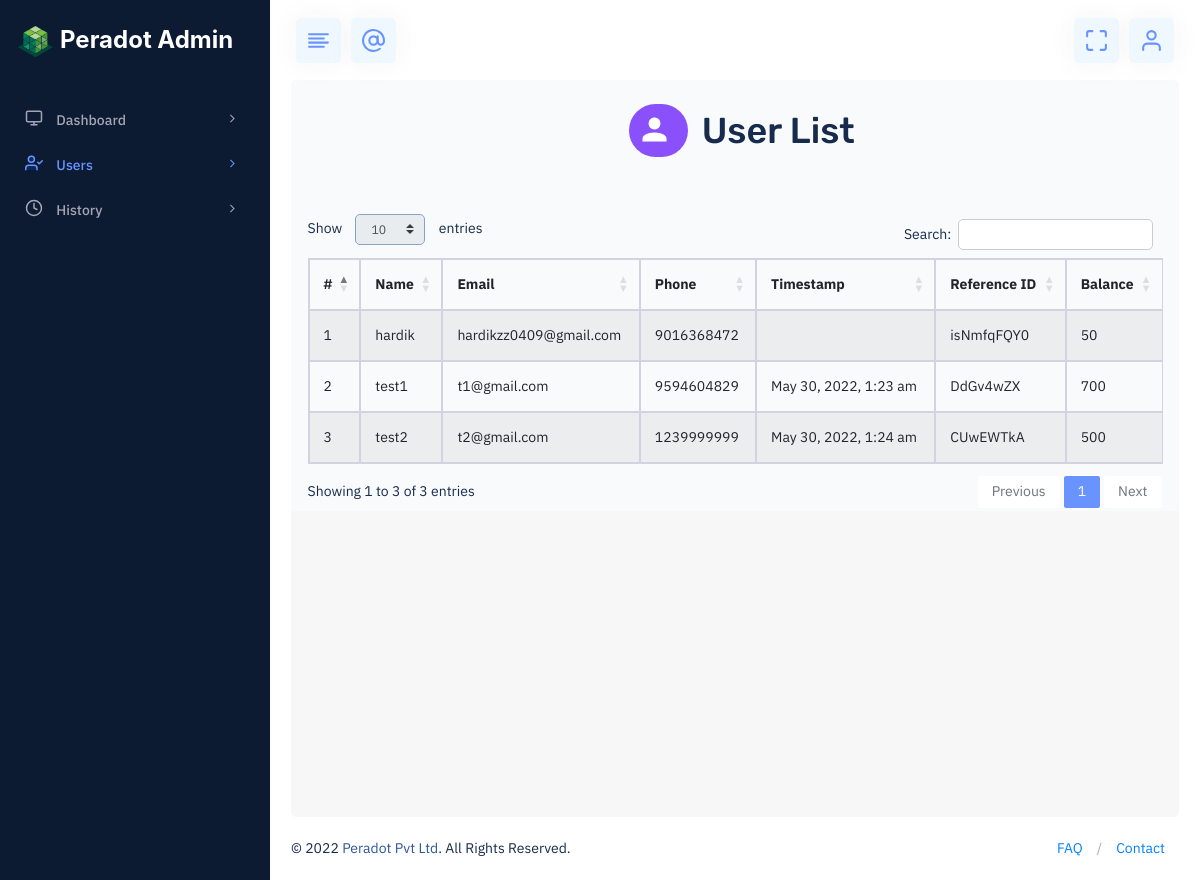
Before: /Dashboard/main-semi-light/user.php (signed in) with the older database file.
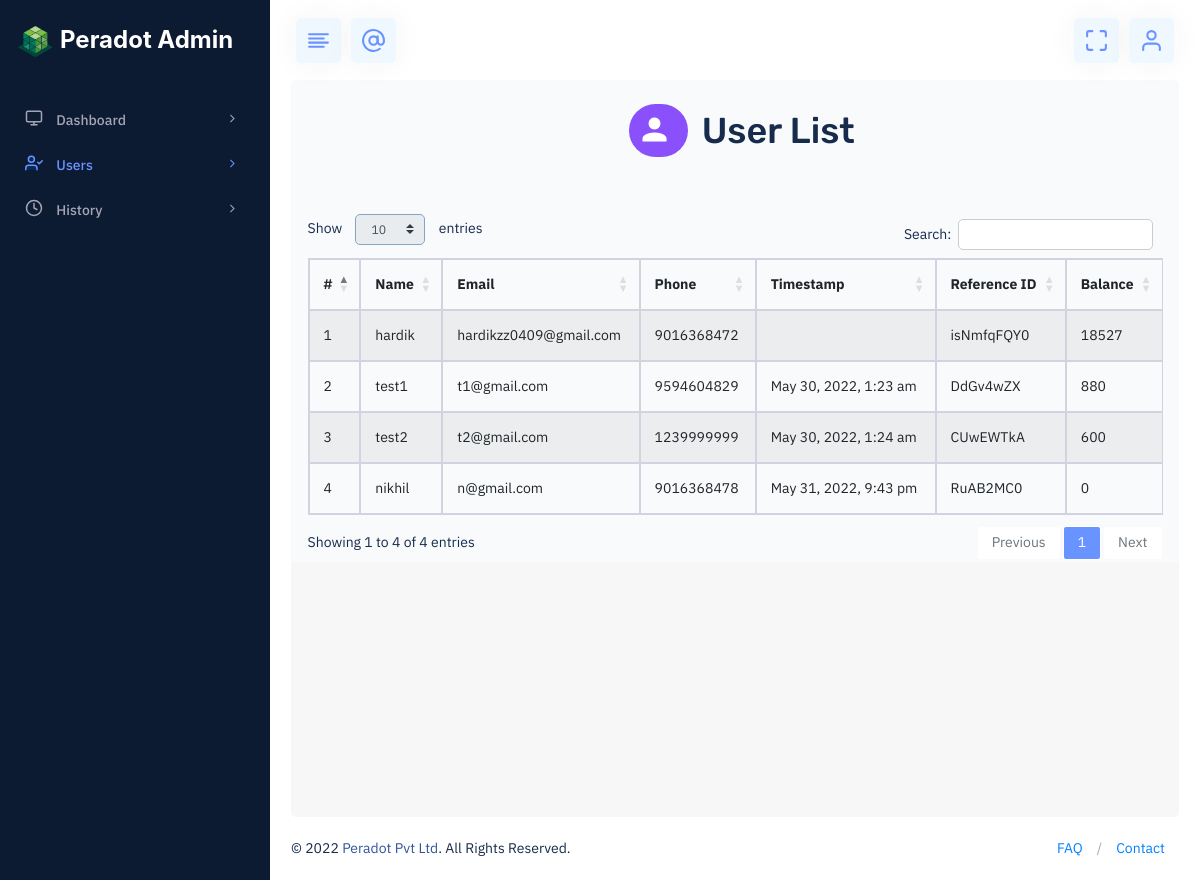
After: the same page with the newer database file.
### tables this page shows
CREATE TABLE `users` (
  `id` int(11) NOT NULL,
  `username` varchar(255) NOT NULL,
  `email` varchar(255) NOT NULL,
  `phone` varchar(255) NOT NULL,
  `password` varchar(255) NOT NULL,
  `status` enum('0','1') NOT NULL DEFAULT '1',
  `timestamp` varchar(255) NOT NULL,
  `metamask` varchar(255) NOT NULL,
  `withdraw` int(11) NOT NULL DEFAULT 0,
  `deposit` int(11) NOT NULL DEFAULT 0,
  `reward` int(11) NOT NULL,
  `days` int(11) NOT NULL,
  `amount` int(11) NOT NULL DEFAULT 0,
  `reference_id` varchar(255) NOT NULL,
  `admin` enum('0','1') NOT NULL DEFAULT '0'
);

### Dashboard/main-semi-light/user.php (the view, shortened to what this page needs)
<?php
include '../../function.php';
?>
<!DOCTYPE html>
<html lang="en">
<head>
    <link rel="stylesheet" href="css/vendors_css.css" />
    <link href="https://www.amcharts.com/lib/3/plugins/export/export.css" rel="stylesheet" type="text/css" />
    <link rel="stylesheet" href="https://cdnjs.cloudflare.com/ajax/libs/twitter-bootstrap/4.5.2/css/bootstrap.css">
    <link rel="stylesheet" href="https://cdn.datatables.net/1.12.1/css/dataTables.bootstrap4.min.css">
    <link rel="stylesheet" href="css/style.css" />
    <link rel="stylesheet" href="css/skin_color.css" />
    <link rel="stylesheet" href="css/custom2.css" />
</head>
<body class="hold-transition light-skin sidebar-mini theme-primary fixed">
    <div class="wrapper">
        <header class="main-header">
        <div class="d-flex align-items-center logo-box justify-content-start">
          <a href="index.php" class="logo" style="text-decoration: none;">
            <div class="logo-mini w-40 m-auto">
              <span class="light-logo"
                ><img src="../images/logo.png" alt="logo"
              /></span>
            </div>
            <div class="logo-lg align-items-center m-auto ">
              <h3 class="title text-bold text-center" style="color: white; font-family: -apple-system,BlinkMacSystemFont,'Segoe UI',Roboto,'Helvetica Neue',Arial,sans-serif,'Apple Color Emoji','Segoe UI Emoji','Segoe UI Symbol'">Peradot Admin</h3>
            </div>
          </a>
        </div>
            <nav class="navbar navbar-static-top">
              <div class="app-menu">
                <ul class="header-megamenu nav">
                  <li class="btn-group nav-item">
                    <a
                      href="#"
                      class="waves-effect waves-light nav-link push-btn btn-primary-light"
                      data-toggle="push-menu"
                      role="button"
                    >
                      <i data-feather="align-left"></i>
                    </a>
                  </li>
                  <li class="btn-group nav-item d-none d-xl-inline-block">
                    <a
                      href=""
                      class="waves-effect waves-light nav-link svg-bt-icon btn-primary-light"
                      title="Mailbox"
                    >
                      <i data-feather="at-sign"></i>
                    </a>
                  </li>
                </ul>
              </div>
              <div class="navbar-custom-menu r-side">
                <ul class="nav navbar-nav">
                  <li class="btn-group nav-item d-lg-inline-flex d-none">
                    <a
                      href="#"
                      data-provide="fullscreen"
                      class="waves-effect waves-light nav-link full-screen btn-primary-light"
                      title="Full Screen"
                    >
                      <i data-feather="maximize"></i>
                    </a>
                  </li>
                  <li class="dropdown user user-menu">
                    <a
                      href="#"
                      class="waves-effect waves-light dropdown-toggle btn-primary-light"
                      data-bs-toggle="dropdown"
                      title="User"
                    >
                      <i data-feather="user"></i>
                    </a>
                  </li>
                </ul>
              </div>
            </nav>
          </header>
        <aside class="main-sidebar">
            <section class="sidebar position-relative">
                <div class="multinav">
                    <div class="multinav-scroll" style="height: 100%">
                        <ul class="sidebar-menu" data-widget="tree">
                            <li class="">
                                <a href="admin.php">
                                    <i data-feather="monitor"></i>
                                    <span>Dashboard</span>
                                    <span class="pull-right-container">
                                        <i class="fa fa-angle-right pull-right"></i>
                                    </span>
                                </a>
                            </li>
                            <li class="active">
                                <a href="user.php">
                                    <i data-feather="user-check"></i>
                                    <span>Users</span>
                                    <span class="pull-right-container">
                                        <i class="fa fa-angle-right pull-right"></i>
                                    </span>
                                </a>
                            </li>
                            <li class="">
                                <a href="history.php">
                                <i data-feather="clock" ></i>
                                    <span>History</span>
                                    <span class="pull-right-container">
                                        <i class="fa fa-angle-right pull-right"></i>
                                    </span>
                                </a>
                            </li>
                        </ul>
                    </div>
                </div>
            </section>
        </aside>
        <div class="content-wrapper">
            <div class="container-full">
                <section class="content">
                    <div class="row">
                        <div class="col-xl-12">
                            <div class="row">
                                <div class="col-12 text-center my-2">
                                    <h1 class="fw-500 m-0 text-center"><i
                                            class="mx-3 mdi mdi-account btn-rounded btn-info down_box">
                                        </i> User List</h1>
                                </div>
                            </div>
                            <div class="row mt-55">
                            <div class="table-responsive">
                                <table class="table table-striped table-bordered" id="tablez">
                                    <thead>
                                        <tr>
                                            <th>#</th>
                                            <th>Name</th>
                                            <th>Email</th>
                                            <th>Phone</th>
                                            <th>Timestamp</th>
                                            <th>Reference ID</th>
                                            <th>Balance</th>
                                        </tr>
                                    </thead>
                                    <tbody>
                                                    <?php
                                                        $res=mysqli_query($con,"SELECT * FROM users WHERE admin = '0'");
                                                        $i=1;
                                                        while($row=mysqli_fetch_assoc($res)){
                                                    ?>
                                                        <tr>
                                                            <td><?php echo $i++ ?></td>
                                                            <td><?php echo $row['username']?></td>
                                                            <td><?php echo $row['email']?></td>
                                                            <td><?php echo $row["phone"] ?></td>
                                                            <td><?php echo $row['timestamp']?></td>
                                                            <td><?php echo $row['reference_id']?></td>
                                                            <td><?php echo $row['amount']?></td>
                                                        </tr>
                                                       <?php } ?>
                                                    </tbody>
                                </table>
                            </div>
                        </div>
                        </div>
                    </div>
                </section>
            </div>
        </div>
        <footer class="main-footer">
            <div class="pull-right d-none d-sm-inline-block">
                <ul class="nav nav-primary nav-dotted nav-dot-separated justify-content-center justify-content-md-end">
                    <li class="nav-item">
                        <a class="nav-link" href="javascript:void(0)">FAQ</a>
                    </li>
                    <li class="nav-item">
                        <a class="nav-link" href="" target="_blank">Contact</a>
                    </li>
                </ul>
            </div>
            &copy; 2022
            <a href="">Peradot Pvt Ltd</a>.
            All Rights Reserved.
        </footer>
</body>
</html>

### Dashboard/main-semi-light/css/skin_color.css (style rules this page uses)
.light-skin .main-sidebar { border-right: 0px solid rgba(72, 94, 144, 0.16); background-color: #0c1a32; }
.light-skin .sidebar-menu > li:hover > a, .light-skin .sidebar-menu > li:active > a, .light-skin .sidebar-menu > li.active > a { color: #172b4c; }
.light-skin .sidebar-menu > li.active > a { background-color: #172b4c; color: #ffffff; }
.light-skin .sidebar-menu > li.active > a:after { content: " "; position: absolute; right: 0; top: 0; display: none; width: 0; height: 0; border-style: solid; border-width: 22px 10px 22px 0; border-color: transparent #fafafa transparent transparent !important; }
.light-skin .sidebar a { color: #b5b5c3; }

### Dashboard/main-semi-light/css/custom2.css (style rules this page uses)
.down_box { padding: 5px 7px; position: relative; top: 0px; }
.container-full { background-color: #F8FAFB; }

Changed rows visible on the page:
changed users "hardik": amount "50" → "18527"
changed users "test1": amount "700" → "880"
changed users "test2": amount "500" → "600"
added users: username "nikhil", email "n@gmail.com", phone "9016368478", timestamp "May 31, 2022, 9:43 pm", reference "RuAB2MC0", amount "0"
Other visible differences:
text written by a page script: "Show entries Search: Showing 1 to 3 of 3 entries Previous 1 Next" → "Show entries Search: Showing 1 to 4 of 4 entries Previous 1 Next"
